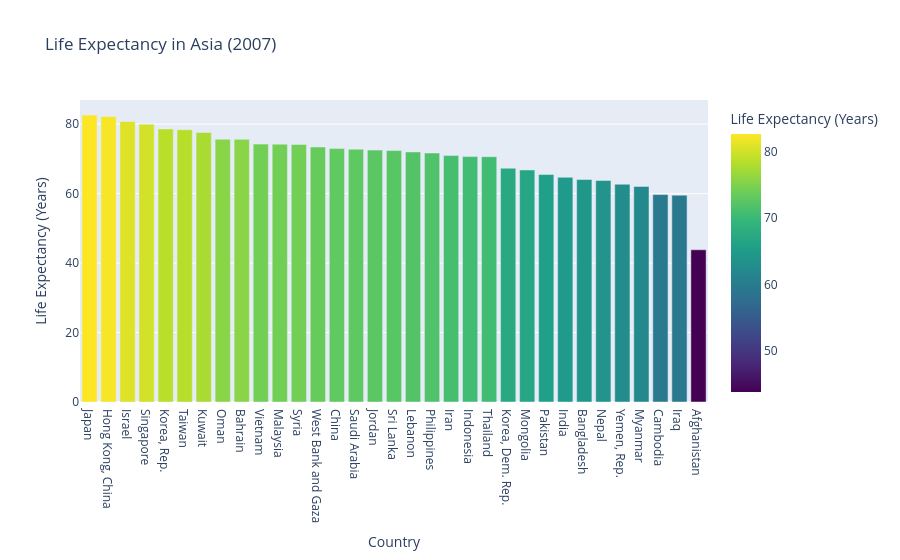

Source (notebook cell):
### Code cell
import plotly.express as px

# Step 1: Load the Gapminder data
df = px.data.gapminder()

# Step 2: Filter for the year 2007 and the continent Asia
df_2007_asia = df[(df['year'] == 2007) & (df['continent'] == 'Asia')]

# Step 3: Sort the data by life expectancy in descending order
# This ensures our bar chart goes from highest to lowest automatically
df_2007_asia = df_2007_asia.sort_values(by='lifeExp', ascending=False)

# Step 4: Create the bar chart
fig = px.bar(df_2007_asia, 
             x='country', 
             y='lifeExp', 
             title="Life Expectancy in Asia (2007)",
             labels={'lifeExp': 'Life Expectancy (Years)', 'country': 'Country'},
             color='lifeExp',  # Adds a color gradient based on the value
             color_continuous_scale='Viridis')

fig.show()

### Figure 1 — Plotly figure (JSON) as saved in the notebook; plotly's stock layout.template omitted (floating-point values rounded to 4 significant figures)
{"data": [{"hovertemplate": "Country=%{x}<br>Life Expectancy (Years)=%{marker.color}<extra></extra>", "legendgroup": "", "marker": {"color": [82.6, 82.21, 80.75, 79.97, 78.62, 78.4, 77.59, 75.64, 75.64, 74.25, 74.24, 74.14, 73.42, 72.96, 72.78, 72.53, 72.4, 71.99, 71.69, 70.96, 70.65, 70.62, 67.3, 66.8, 65.48, 64.7, 64.06, 63.78, 62.7, 62.07, 59.72, 59.55, 43.83], "coloraxis": "coloraxis", "pattern": {"shape": ""}}, "name": "", "orientation": "v", "showlegend": false, "textposition": "auto", "type": "bar", "x": ["Japan", "Hong Kong, China", "Israel", "Singapore", "Korea, Rep.", "Taiwan", "Kuwait", "Oman", "Bahrain", "Vietnam", "Malaysia", "Syria", "West Bank and Gaza", "China", "Saudi Arabia", "Jordan", "Sri Lanka", "Lebanon", "Philippines", "Iran", "Indonesia", "Thailand", "Korea, Dem. Rep.", "Mongolia", "Pakistan", "India", "Bangladesh", "Nepal", "Yemen, Rep.", "Myanmar", "Cambodia", "Iraq", "Afghanistan"], "xaxis": "x", "y": [82.6, 82.21, 80.75, 79.97, 78.62, 78.4, 77.59, 75.64, 75.64, 74.25, 74.24, 74.14, 73.42, 72.96, 72.78, 72.53, 72.4, 71.99, 71.69, 70.96, 70.65, 70.62, 67.3, 66.8, 65.48, 64.7, 64.06, 63.78, 62.7, 62.07, 59.72, 59.55, 43.83], "yaxis": "y"}], "layout": {"barmode": "relative", "coloraxis": {"colorbar": {"title": {"text": "Life Expectancy (Years)"}}, "colorscale": [[0, "#440154"], [0.1111, "#482878"], [0.2222, "#3e4989"], [0.3333, "#31688e"], [0.4444, "#26828e"], [0.5556, "#1f9e89"], [0.6667, "#35b779"], [0.7778, "#6ece58"], [0.8889, "#b5de2b"], [1, "#fde725"]]}, "legend": {"tracegroupgap": 0}, "title": {"text": "Life Expectancy in Asia (2007)"}, "xaxis": {"anchor": "y", "domain": [0, 1], "title": {"text": "Country"}}, "yaxis": {"anchor": "x", "domain": [0, 1], "title": {"text": "Life Expectancy (Years)"}}}}
